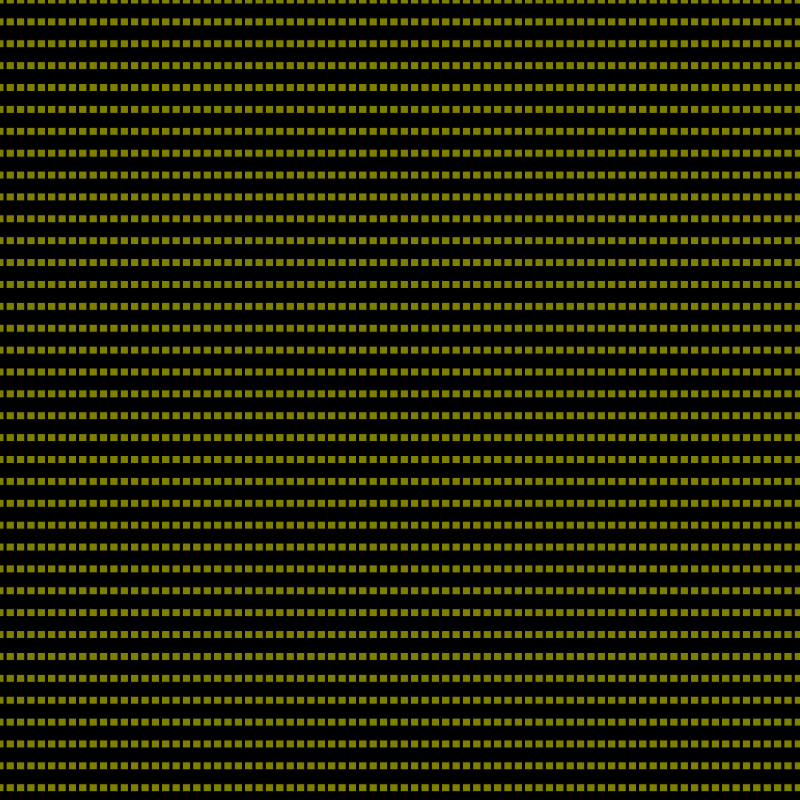
Frame 1 (no input)
Frame 60 (no input): identical to frame 1, image omitted
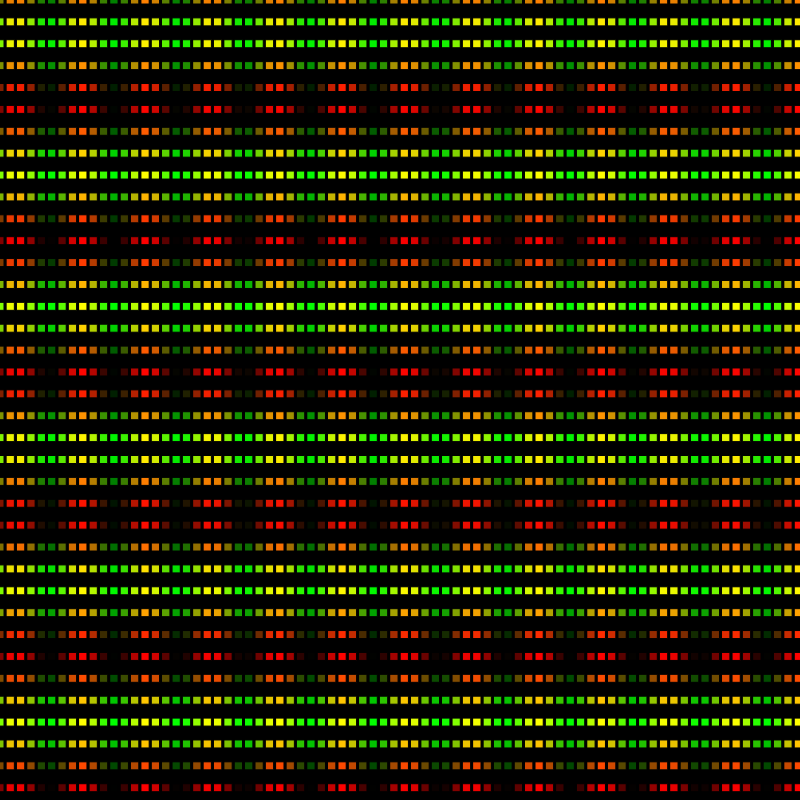
Frame 120 (the mouse pressed at the canvas centre since frame 60)

The p5.js sketch that drew these frames (run headless with seeded random() and noise() and a simulated clock; from frame 60 on, the mouse is pressed at the canvas centre):

// p5.js sketch
// ── sketch.js
var num_x;
var num_y;
var size;

function setup() {
  createCanvas(800, 800);
  rectMode(CENTER);
  textSize(20);
  
  // create and call our own function
  setVariables();
}

function setVariables() {
  num_x = random(20, 100);
  num_y = random(20, 100);
  size = 8;
}

function draw() {
  background(0);

  // "outer loop" is i
  // "inner loop" is j
  // i=0, j=0
  // i=0, j=1
  // i=0, j=2
  // i=0, j=3
  // ....
  // i=0, j=num_y-1
  // i=1, j=0
  // i=1, j=1
  // i=1, j=2
  // i=1, j=3
  // ...
  // i=1, j=num_y-1
  // i=2, j=0
  // i=2, j=1
  // i=2, j=2
  // ...
  // ...
  // i=num_x-1, j=num_y-1
  // -> loop terminates

  var zoomx = map(mouseX, 0, width, 0, 2);
  var zoomy = map(mouseY, 0, height, 0, 2);

  for (var i=0; i<num_x; i++) {
    for (var j=0; j<num_y; j++) {
      
      var x = map(i, 0, num_x, 0, width);
      var y = map(j, 0, num_y, 0, height);

      var r = map(sin(zoomx*i), -1, 1, 0, 255);
      var g = map(sin(zoomy*j), -1, 1, 0, 255);
      fill(r, g, 0);
      
      rect(x, y, size, size);
      
    }
  }  
}

function keyPressed() {
  if (key==' ') {
    setVariables();
  }
}
